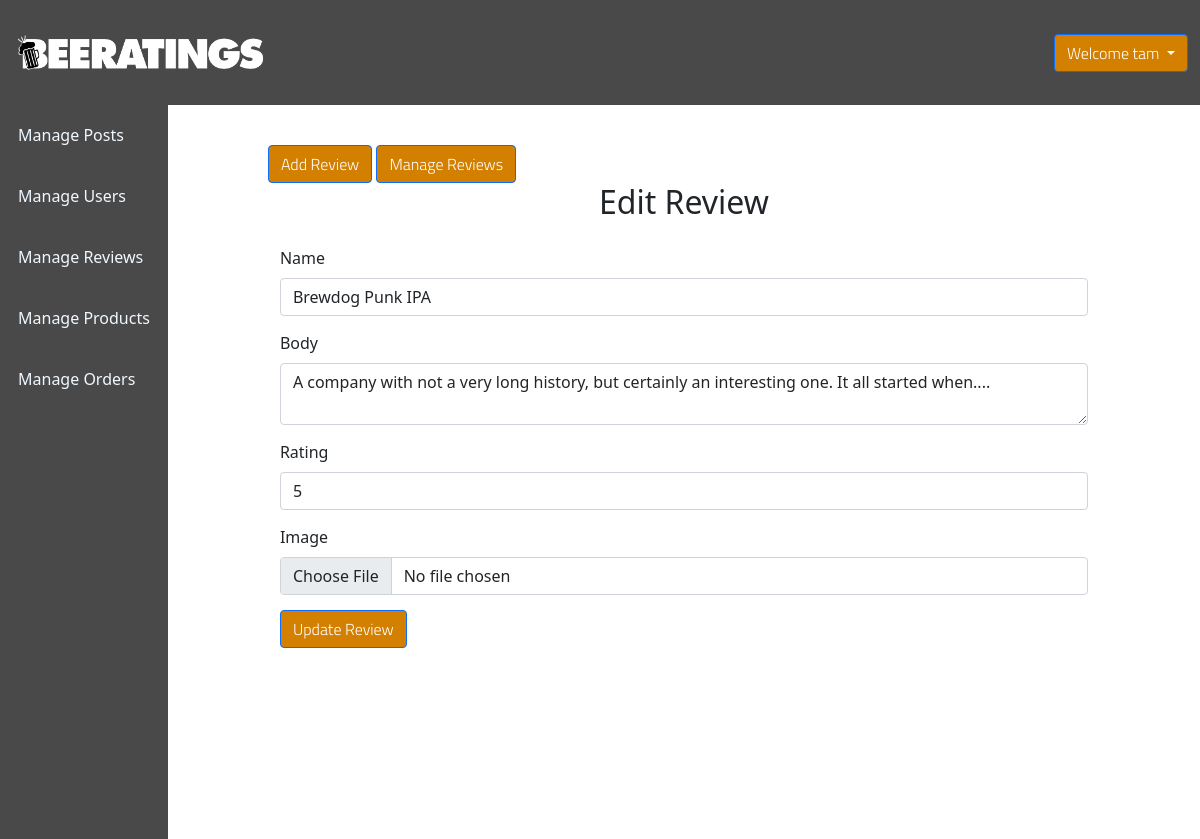
The app's page /beeratings/admin/reviews/edit.php?id=1 (signed in) with its own data.
### tables this page shows
CREATE TABLE `reviews` (
  `id` int(11) NOT NULL,
  `name` varchar(255) NOT NULL,
  `body` varchar(255) NOT NULL,
  `rating` int(10) NOT NULL,
  `image` varchar(255) NOT NULL
);

### includes/db.php (called while the page is built, shortened)
<?php
require('dbconnect.php');
function executeQuery($sql, $data)
{
    global $conn;
    $stmt = $conn->prepare($sql);
    $values = array_values($data);
    $types = str_repeat('s', count($values));
    $stmt->bind_param($types, ...$values);
    $stmt->execute();
    return $stmt;
}
function selectOne($table, $conditions)
{
    $sql = "SELECT * FROM $table";
        $i = 0;
        foreach ($conditions as $key => $value) {
            if ($i ===0) {
                $sql = $sql . " WHERE $key=?";
            } else {
                $sql = $sql . " AND $key=?";
            }
        $i++;
        }
        $sql = $sql . " LIMIT 1";
        $stmt = executeQuery($sql, $conditions);
        $records = $stmt->get_result()->fetch_assoc();
        return $records;
 }

### beeratings/admin/reviews/review.php (called while the page is built, shortened)
<?php
  include_once("../../../includes/db.php");
    $table = 'reviews';
    if (isset($_GET['id'])) {
    $post = selectOne($table, ['id' => $_GET['id']]);
    $name = $post['name'];
    $body = $post['body'];
    $rating = $post['rating'];
}

### beeratings/admin/reviews/edit.php (the view, shortened to what this page needs)
<?php include_once("review.php"); ?>
<!DOCTYPE html>
<html lang="en">
    <head>
        <link href="https://cdn.jsdelivr.net/npm/bootstrap@5.0.0-beta3/dist/css/bootstrap.min.css" rel="stylesheet">
        <link rel="stylesheet"
            href="https://use.fontawesome.com/releases/v5.7.2/css/all.css"
>
              <link rel="stylesheet" href="../../css/admin.css">
    </head>
    <body>
    <?php include_once("../includes/admin_header.php"); ?>
        <div class="admin-wrapper">
        <?php include_once("../includes/admin_sidemenu.php"); ?>
            <div class="admin-content">
                <div class="button-group">
                    <a href="create.php" class="btn btn-primary">Add Review</a>
                    <a href="admin_reviews.php" class="btn btn-primary">Manage Reviews</a>
                </div>
                <div class="content">
                    <h2 class="page-title">Edit Review</h2>
                    <div class="container">
                        <div class="row">
                            <div class="col">
                            <form action="edit.php" method="post" enctype="multipart/form-data">
                        <div class="form-group">
                            <label class="mb-2">Name</label>
                            <input type="text" name="name" value="<?php echo $name ?>" class="form-control">
                        </div>
                        <div class="form-group">
                            <label class="mb-2">Body</label>
                            <textarea name="body" id="body" class="form-control"><?php echo $body ?></textarea>
                        </div>
                        <div class="form-group">
                            <label class="mb-2">Rating</label>
                            <input type="number" name="rating" class="form-control" value="<?php echo $rating?>">
                        </div>
                        <div class="form-group">
                            <label class="mb-2">Image</label>
                            <input type="file" name="image" class="form-control">
                        </div>
                        </div>
                        <div>
                            <button type="submit" name="update-review" class="btn btn-primary">Update Review</button>
                        </div>
                    </div>
                </div>
            </div>
                </div>
            </div>
    </body>
</html>

### beeratings/css/admin.css (style rules this page uses)
.admin-wrapper { display: flex; height: calc(100% - 66px); }
.btn { font-family: 'Titillium Web', sans-serif; font-weight: 300; }
.admin-wrapper .admin-content { flex: 8; height: 100%; padding: 40px 100px 100px; overflow-y: scroll; }
.admin-content .page-title { text-align: center; margin-bottom: 1.5rem; }
form div { margin-bottom: 15px; }
* { box-sizing: border-box }
html, body { height: 100%; padding: 0px; margin: 0px; }
a { text-decoration: none; color: inherit; }
.btn-primary { background-color: #D37F00; }

### records on screen
reviews: name "Brewdog Punk IPA", body "A company with not a very long history, but certainly an interesting one. It all started when....", rating "5"

### other values on screen
$_SESSION['username'] "tam"
